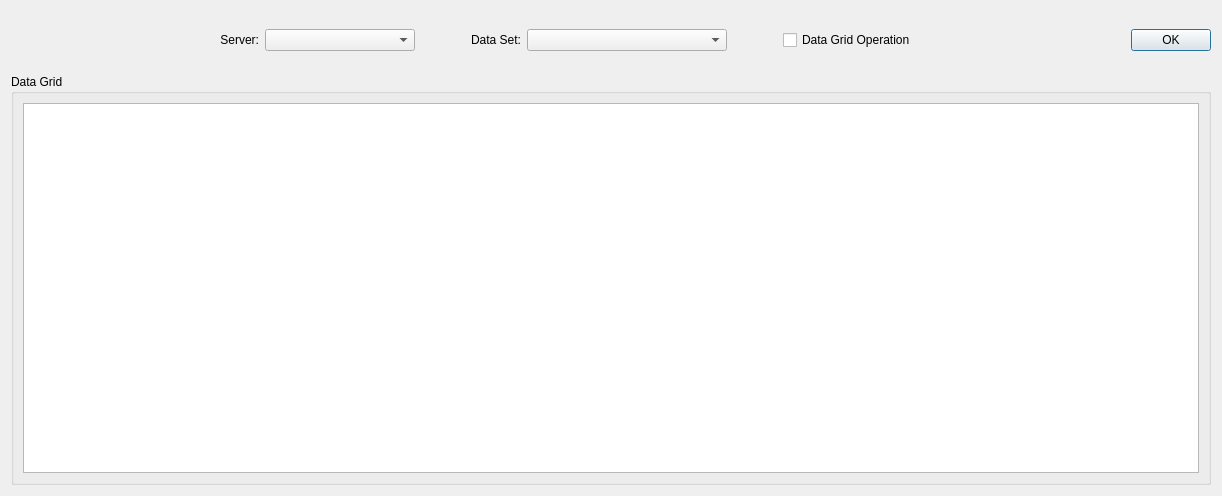
<?xml version="1.0" encoding="UTF-8"?>
<ui version="4.0">
 <class>DataGridDialog</class>
 <widget class="QDialog" name="DataGridDialog">
  <property name="geometry">
   <rect>
    <x>0</x>
    <y>0</y>
    <width>1218</width>
    <height>496</height>
   </rect>
  </property>
  <property name="windowTitle">
   <string>Data Grid</string>
  </property>
  <layout class="QGridLayout" name="gridLayout">
   <item row="0" column="0">
    <spacer name="verticalSpacer_2">
     <property name="orientation">
      <enum>Qt::Vertical</enum>
     </property>
     <property name="sizeType">
      <enum>QSizePolicy::Fixed</enum>
     </property>
     <property name="sizeHint" stdset="0">
      <size>
       <width>20</width>
       <height>18</height>
      </size>
     </property>
    </spacer>
   </item>
   <item row="1" column="0">
    <layout class="QHBoxLayout" name="horizontalLayout_3">
     <item>
      <spacer name="horizontalSpacer_4">
       <property name="orientation">
        <enum>Qt::Horizontal</enum>
       </property>
       <property name="sizeType">
        <enum>QSizePolicy::Expanding</enum>
       </property>
       <property name="sizeHint" stdset="0">
        <size>
         <width>21</width>
         <height>20</height>
        </size>
       </property>
      </spacer>
     </item>
     <item>
      <layout class="QHBoxLayout" name="horizontalLayout_2">
       <item>
        <widget class="QLabel" name="serverLabel">
         <property name="text">
          <string>Server:</string>
         </property>
         <property name="alignment">
          <set>Qt::AlignRight|Qt::AlignTrailing|Qt::AlignVCenter</set>
         </property>
        </widget>
       </item>
       <item>
        <widget class="QComboBox" name="serverComboBox">
         <property name="minimumSize">
          <size>
           <width>150</width>
           <height>0</height>
          </size>
         </property>
        </widget>
       </item>
      </layout>
     </item>
     <item>
      <spacer name="horizontalSpacer_5">
       <property name="orientation">
        <enum>Qt::Horizontal</enum>
       </property>
       <property name="sizeType">
        <enum>QSizePolicy::Fixed</enum>
       </property>
       <property name="sizeHint" stdset="0">
        <size>
         <width>50</width>
         <height>20</height>
        </size>
       </property>
      </spacer>
     </item>
     <item>
      <layout class="QHBoxLayout" name="horizontalLayout">
       <item>
        <widget class="QLabel" name="dataSetLabel">
         <property name="text">
          <string>Data Set:</string>
         </property>
         <property name="alignment">
          <set>Qt::AlignRight|Qt::AlignTrailing|Qt::AlignVCenter</set>
         </property>
        </widget>
       </item>
       <item>
        <widget class="QComboBox" name="dataSetComboBox">
         <property name="minimumSize">
          <size>
           <width>200</width>
           <height>0</height>
          </size>
         </property>
        </widget>
       </item>
      </layout>
     </item>
     <item>
      <spacer name="horizontalSpacer_3">
       <property name="orientation">
        <enum>Qt::Horizontal</enum>
       </property>
       <property name="sizeType">
        <enum>QSizePolicy::Fixed</enum>
       </property>
       <property name="sizeHint" stdset="0">
        <size>
         <width>50</width>
         <height>20</height>
        </size>
       </property>
      </spacer>
     </item>
     <item>
      <widget class="QCheckBox" name="dataGridOperationCheckBox">
       <property name="text">
        <string>Data Grid Operation</string>
       </property>
      </widget>
     </item>
     <item>
      <spacer name="horizontalSpacer_2">
       <property name="orientation">
        <enum>Qt::Horizontal</enum>
       </property>
       <property name="sizeHint" stdset="0">
        <size>
         <width>21</width>
         <height>20</height>
        </size>
       </property>
      </spacer>
     </item>
     <item>
      <widget class="QPushButton" name="okPushButton">
       <property name="text">
        <string>OK</string>
       </property>
      </widget>
     </item>
    </layout>
   </item>
   <item row="2" column="0">
    <spacer name="verticalSpacer">
     <property name="orientation">
      <enum>Qt::Vertical</enum>
     </property>
     <property name="sizeType">
      <enum>QSizePolicy::Fixed</enum>
     </property>
     <property name="sizeHint" stdset="0">
      <size>
       <width>20</width>
       <height>17</height>
      </size>
     </property>
    </spacer>
   </item>
   <item row="3" column="0">
    <widget class="QGroupBox" name="dataGridGroupBox">
     <property name="minimumSize">
      <size>
       <width>1200</width>
       <height>400</height>
      </size>
     </property>
     <property name="title">
      <string>Data Grid</string>
     </property>
     <layout class="QGridLayout" name="gridLayout_2">
      <item row="0" column="0">
       <widget class="QTableView" name="dataGridTableView"/>
      </item>
     </layout>
    </widget>
   </item>
  </layout>
 </widget>
 <resources/>
 <connections/>
</ui>
